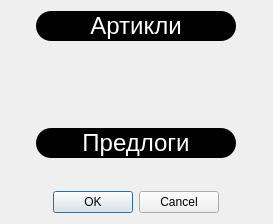
<?xml version="1.0" encoding="UTF-8"?>
<ui version="4.0">
 <class>Dialog</class>
 <widget class="QDialog" name="Dialog">
  <property name="geometry">
   <rect>
    <x>0</x>
    <y>0</y>
    <width>273</width>
    <height>224</height>
   </rect>
  </property>
  <property name="windowTitle">
   <string>Dialog</string>
  </property>
  <layout class="QGridLayout" name="gridLayout">
   <item row="0" column="0">
    <layout class="QVBoxLayout" name="verticalLayout">
     <item alignment="Qt::AlignHCenter|Qt::AlignTop">
      <widget class="QPushButton" name="articles">
       <property name="minimumSize">
        <size>
         <width>200</width>
         <height>30</height>
        </size>
       </property>
       <property name="maximumSize">
        <size>
         <width>200</width>
         <height>30</height>
        </size>
       </property>
       <property name="font">
        <font>
         <pointsize>18</pointsize>
        </font>
       </property>
       <property name="styleSheet">
        <string notr="true">background-color: rgb(0, 0, 0); color: rgb(255, 255, 255); border-radius: 15px;</string>
       </property>
       <property name="text">
        <string>Артикли</string>
       </property>
      </widget>
     </item>
     <item alignment="Qt::AlignHCenter|Qt::AlignVCenter">
      <widget class="QPushButton" name="prepositions">
       <property name="minimumSize">
        <size>
         <width>200</width>
         <height>30</height>
        </size>
       </property>
       <property name="maximumSize">
        <size>
         <width>200</width>
         <height>30</height>
        </size>
       </property>
       <property name="font">
        <font>
         <pointsize>18</pointsize>
        </font>
       </property>
       <property name="styleSheet">
        <string notr="true">background-color: rgb(0, 0, 0); color: rgb(255, 255, 255); border-radius: 15px;</string>
       </property>
       <property name="text">
        <string>Предлоги</string>
       </property>
      </widget>
     </item>
     <item alignment="Qt::AlignHCenter">
      <widget class="QDialogButtonBox" name="buttonBox">
       <property name="orientation">
        <enum>Qt::Horizontal</enum>
       </property>
       <property name="standardButtons">
        <set>QDialogButtonBox::Cancel|QDialogButtonBox::Ok</set>
       </property>
      </widget>
     </item>
    </layout>
   </item>
  </layout>
 </widget>
 <resources/>
 <connections>
  <connection>
   <sender>buttonBox</sender>
   <signal>accepted()</signal>
   <receiver>Dialog</receiver>
   <slot>accept()</slot>
   <hints>
    <hint type="sourcelabel">
     <x>248</x>
     <y>254</y>
    </hint>
    <hint type="destinationlabel">
     <x>157</x>
     <y>274</y>
    </hint>
   </hints>
  </connection>
  <connection>
   <sender>buttonBox</sender>
   <signal>rejected()</signal>
   <receiver>Dialog</receiver>
   <slot>reject()</slot>
   <hints>
    <hint type="sourcelabel">
     <x>316</x>
     <y>260</y>
    </hint>
    <hint type="destinationlabel">
     <x>286</x>
     <y>274</y>
    </hint>
   </hints>
  </connection>
 </connections>
</ui>
